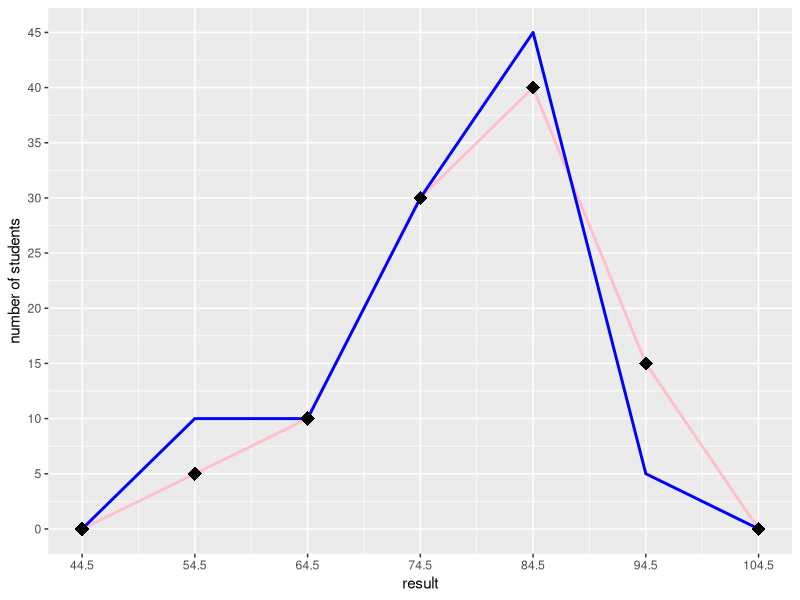

Write R code to recreate this figure.
#page no: 60-61
library(ggplot2)
df<-data.frame(lbound=c(39.5,49.5,59.5,69.5,79.5,89.5,99.5),
               ubound=c(49.5,59.5,69.5,79.5,89.5,99.5,109.5),
               freq=c(0,5,10,30,40,15,0),
               cfreq=c(0,5,15,45,85,100,0))
View(df)
df$mid=(df$lbound+df$ubound)/2
df2=data.frame(lbound=c(39.5,49.5,59.5,69.5,79.5,89.5,99.5),
               ubound=c(49.5,59.5,69.5,79.5,89.5,99.5,109.5),
               freq=c(0,10,10,30,45,5,0),
               cfreq=c(0,10,20,50,95,100,0))
df2$mid=(df2$lbound+df2$ubound)/2
View(df2)
ggplot(df,aes(x=mid,y=freq))+
 geom_line(aes(x=mid,y=freq),color="pink",size=1,show.legend=FALSE)+
  geom_point(aes(mid,size=0.5),shape=18,show.legend=FALSE)+
    geom_line(data=df2,aes(x=mid,y=freq),color="blue",size=1,show.legend=FALSE)+
  geom_point(aes(mid,size=0.5),shape=18,show.legend=FALSE)+
  scale_x_continuous(breaks=seq(44.5,104.5,10))+
  scale_y_continuous(breaks=seq(0,50,5))+
   xlab("result")+ylab("number of students")
